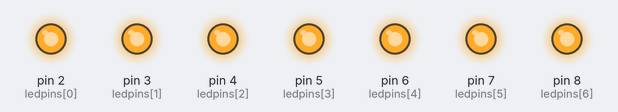
The sketch below on a simulated Arduino Uno, built with avr-gcc and run on an emulated ATmega328P. On the bench: output pins drawn as LEDs (lit = HIGH). What the sketch prints to the serial monitor is not drawn.

Above: at 0.1 s.
Timing chart, 0 to 1.6 s (numbered marks = the images above):
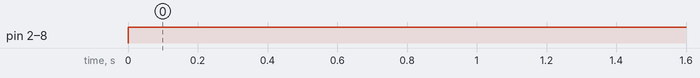

The sketch:

loopALLON.ino
```cpp
int ledpins[7] = { 2, 3, 4, 5, 6, 7, 8};
byte size;


void setup()
{
  Serial.begin(9600);
  for (int i = 0; i<=6; i++)
  {
    pinMode(ledpins[i], OUTPUT);
  }
}

void loop() {
  for (int i = 0; i <= 6; i++)
  {
    digitalWrite(ledpins[i], HIGH);
  }
  Serial.println(sizeof(ledpins));
  delay(500);
}
```

Measured:
- by itself, pin 2 (ledpins[0]), pin 3 (ledpins[1]), pin 4 (ledpins[2]), pin 5 (ledpins[3]), pin 6 (ledpins[4]), pin 7 (ledpins[5]), pin 8 (ledpins[6]): LOW → HIGH at 0.00 s
